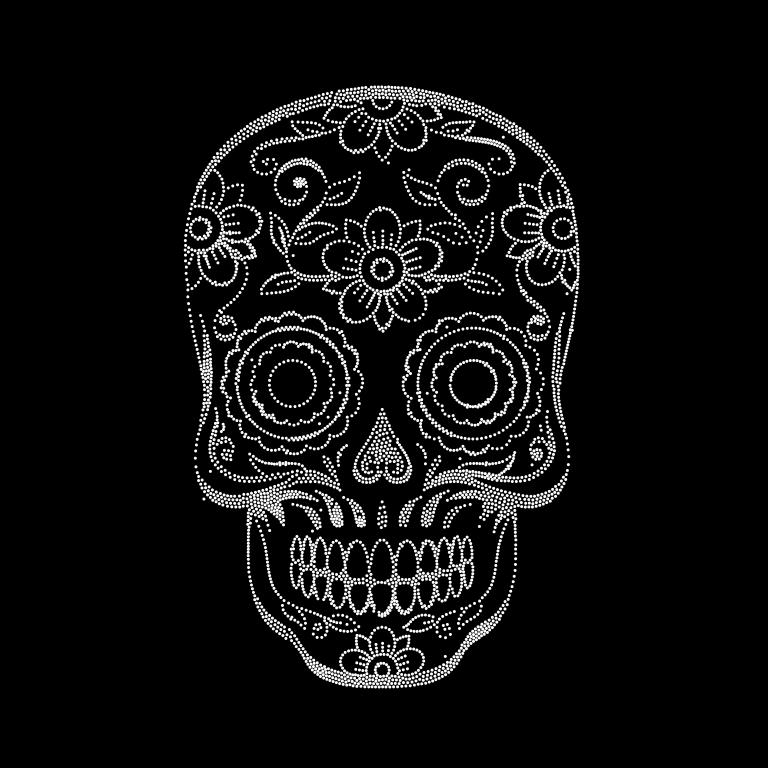

Source code (Python):
import numpy as np
from ortools.graph import pywrapgraph

import sys
sys.path.insert(0, '../../tools')
from rendering import *
from geometry import *
from stippling import *



name = 'skull_and_brain'
width, height = 768, 768
duration = 4


def dist(A, B):
    BA = np.dot(B, np.transpose(A))
    BB = np.sum(np.square(B), axis=1)
    AA = np.sum(np.square(A), axis=1)
    return np.sqrt(np.transpose(AA - 2 * BA) + BB)


def best_permutation(A, B):
    costs = np.round(np.square(dist(A, B)))
    assignment = pywrapgraph.LinearSumAssignment()
    for a in range(costs.shape[0]):
        for b in range(costs.shape[1]):
            assignment.AddArcWithCost(a, b, int(costs[a, b]))
    status = assignment.Solve()
    return [assignment.RightMate(a) for a in range(costs.shape[0])]


def prepare_data():
    # Stipple images
    skull = stipple_image_points(f'skull_and_brain/skull.png', n_points=5000, scale_factor=2, max_iterations=100)
    np.save(f'skull_and_brain/skull', skull)
    brain = stipple_image_points(f'skull_and_brain/brain.png', n_points=5000, scale_factor=2, max_iterations=100)
    np.save(f'skull_and_brain/brain', brain)

    # Optimal transport
    skull = np.load('skull_and_brain/skull.npy')
    brain = np.load('skull_and_brain/brain.npy')
    perm = best_permutation(skull, brain)
    np.save('skull_and_brain/brain', brain[perm])


# Render frame at time t
def make_frame(t):
    surface = gz.Surface(width, height)

    skull = np.load('skull_and_brain/skull.npy') * width / 3000
    brain = np.load('skull_and_brain/brain.npy') * width / 3000

    progress = t / duration
    p = interval_progresses(progress, 2, 'hermite')

    for i in range(len(skull)):
        point = (1 - p[0] + p[1]) * skull[i] + (p[0] - p[1]) * brain[i]
        gz.circle(xy=point, r=1.5, fill=(1,1,1)).draw(surface)

    return surface.get_npimage()


# Render animation
if __name__ == '__main__':
    # prepare_data()
    save_poster(name, make_frame)
    # render_webm(name, make_frame, duration, webm_params)
    # convert_to_mp4(name, mp4_params)
